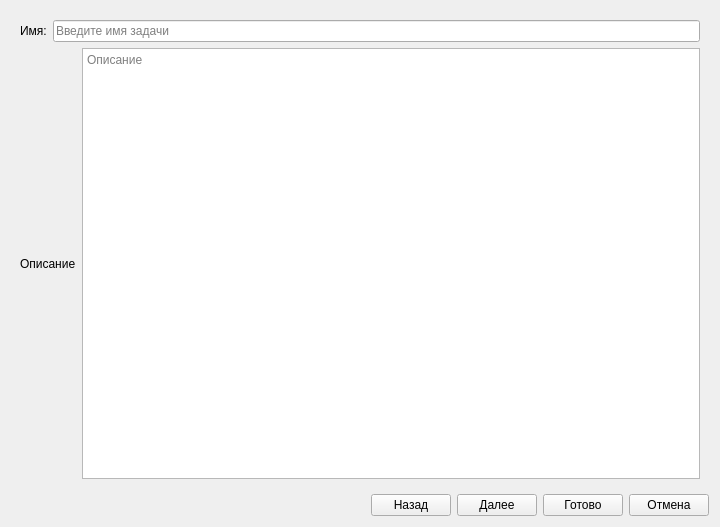
<?xml version="1.0" encoding="UTF-8"?>
<ui version="4.0">
 <class>pages</class>
 <widget class="QWidget" name="pages">
  <property name="geometry">
   <rect>
    <x>0</x>
    <y>0</y>
    <width>720</width>
    <height>527</height>
   </rect>
  </property>
  <property name="windowTitle">
   <string>Form</string>
  </property>
  <layout class="QGridLayout" name="gridLayout">
   <item row="0" column="0">
    <widget class="QStackedWidget" name="createPages">
     <property name="currentIndex">
      <number>0</number>
     </property>
     <widget class="QWidget" name="taskNamePage">
      <layout class="QGridLayout" name="gridLayout_2">
       <item row="0" column="0">
        <layout class="QVBoxLayout" name="verticalLayout">
         <item>
          <layout class="QHBoxLayout" name="horizontalLayout">
           <item>
            <widget class="QLabel" name="label">
             <property name="text">
              <string>Имя:</string>
             </property>
            </widget>
           </item>
           <item>
            <widget class="QLineEdit" name="nameLineEdit">
             <property name="maxLength">
              <number>30</number>
             </property>
             <property name="placeholderText">
              <string>Введите имя задачи</string>
             </property>
            </widget>
           </item>
          </layout>
         </item>
         <item>
          <layout class="QHBoxLayout" name="horizontalLayout_4">
           <item>
            <widget class="QLabel" name="label_4">
             <property name="text">
              <string>Описание</string>
             </property>
            </widget>
           </item>
           <item>
            <widget class="QTextEdit" name="taskDescriptionTextEdit">
             <property name="placeholderText">
              <string>Описание</string>
             </property>
            </widget>
           </item>
          </layout>
         </item>
        </layout>
       </item>
      </layout>
     </widget>
     <widget class="QWidget" name="triggerPage">
      <layout class="QGridLayout" name="gridLayout_4">
       <item row="0" column="0">
        <widget class="QGroupBox" name="groupBox">
         <property name="title">
          <string>Выберите частоту выполнения задачи</string>
         </property>
         <layout class="QGridLayout" name="gridLayout_3">
          <item row="2" column="0">
           <widget class="QRadioButton" name="weeklyRadioButton">
            <property name="text">
             <string>Еженедельно</string>
            </property>
           </widget>
          </item>
          <item row="0" column="0">
           <widget class="QRadioButton" name="onceRadioButton">
            <property name="text">
             <string>Единожды</string>
            </property>
            <property name="checked">
             <bool>true</bool>
            </property>
           </widget>
          </item>
          <item row="1" column="0">
           <widget class="QRadioButton" name="dailyRadioButton">
            <property name="text">
             <string>Ежедневно</string>
            </property>
           </widget>
          </item>
         </layout>
        </widget>
       </item>
      </layout>
     </widget>
     <widget class="QWidget" name="configTaskPage">
      <layout class="QGridLayout" name="gridLayout_5">
       <item row="2" column="0">
        <widget class="QFrame" name="weeklyFrame">
         <property name="frameShape">
          <enum>QFrame::StyledPanel</enum>
         </property>
         <property name="frameShadow">
          <enum>QFrame::Raised</enum>
         </property>
         <layout class="QGridLayout" name="gridLayout_11">
          <item row="0" column="0">
           <layout class="QVBoxLayout" name="weeklyLayout">
            <item>
             <layout class="QHBoxLayout" name="horizontalLayout_7">
              <item>
               <widget class="QLabel" name="label_8">
                <property name="text">
                 <string>Повторять каждую</string>
                </property>
               </widget>
              </item>
              <item>
               <widget class="QLineEdit" name="everyNthWeekLineEdit">
                <property name="maximumSize">
                 <size>
                  <width>40</width>
                  <height>16777215</height>
                 </size>
                </property>
                <property name="inputMask">
                 <string>00</string>
                </property>
                <property name="maxLength">
                 <number>2</number>
                </property>
               </widget>
              </item>
              <item>
               <widget class="QLabel" name="label_9">
                <property name="text">
                 <string>неделю в</string>
                </property>
               </widget>
              </item>
              <item>
               <spacer name="horizontalSpacer_2">
                <property name="orientation">
                 <enum>Qt::Horizontal</enum>
                </property>
                <property name="sizeHint" stdset="0">
                 <size>
                  <width>50</width>
                  <height>20</height>
                 </size>
                </property>
               </spacer>
              </item>
             </layout>
            </item>
            <item>
             <layout class="QHBoxLayout" name="horizontalLayout_8">
              <item>
               <widget class="QCheckBox" name="monCheckBox">
                <property name="text">
                 <string>Пн</string>
                </property>
               </widget>
              </item>
              <item>
               <widget class="QCheckBox" name="tueCheckBox">
                <property name="text">
                 <string>Вт</string>
                </property>
               </widget>
              </item>
              <item>
               <widget class="QCheckBox" name="wedCheckBox">
                <property name="text">
                 <string>Ср</string>
                </property>
               </widget>
              </item>
              <item>
               <widget class="QCheckBox" name="thuCheckBox">
                <property name="text">
                 <string>Чт</string>
                </property>
               </widget>
              </item>
              <item>
               <widget class="QCheckBox" name="friCheckBox">
                <property name="text">
                 <string>Пт</string>
                </property>
               </widget>
              </item>
              <item>
               <widget class="QCheckBox" name="satCheckBox">
                <property name="text">
                 <string>Сб</string>
                </property>
               </widget>
              </item>
              <item>
               <widget class="QCheckBox" name="sunCheckBox">
                <property name="text">
                 <string>Вс</string>
                </property>
               </widget>
              </item>
             </layout>
            </item>
           </layout>
          </item>
         </layout>
        </widget>
       </item>
       <item row="0" column="0">
        <widget class="QFrame" name="startDateFrame">
         <property name="frameShape">
          <enum>QFrame::StyledPanel</enum>
         </property>
         <property name="frameShadow">
          <enum>QFrame::Raised</enum>
         </property>
         <layout class="QGridLayout" name="gridLayout_12">
          <item row="0" column="0">
           <layout class="QHBoxLayout" name="startTimeLayoyt">
            <item>
             <widget class="QLabel" name="label_5">
              <property name="text">
               <string>Начать с </string>
              </property>
             </widget>
            </item>
            <item>
             <widget class="QDateTimeEdit" name="startTimeEdit"/>
            </item>
            <item>
             <spacer name="horizontalSpacer">
              <property name="orientation">
               <enum>Qt::Horizontal</enum>
              </property>
              <property name="sizeHint" stdset="0">
               <size>
                <width>40</width>
                <height>20</height>
               </size>
              </property>
             </spacer>
            </item>
           </layout>
          </item>
         </layout>
        </widget>
       </item>
       <item row="1" column="0">
        <widget class="QFrame" name="dailyFrame">
         <property name="frameShape">
          <enum>QFrame::StyledPanel</enum>
         </property>
         <property name="frameShadow">
          <enum>QFrame::Raised</enum>
         </property>
         <layout class="QGridLayout" name="gridLayout_10">
          <item row="0" column="0">
           <layout class="QHBoxLayout" name="dailyLayout">
            <item>
             <widget class="QLabel" name="label_6">
              <property name="text">
               <string>Повторять каждые</string>
              </property>
             </widget>
            </item>
            <item>
             <widget class="QLineEdit" name="everyNthDayLineEdit">
              <property name="maximumSize">
               <size>
                <width>40</width>
                <height>16777215</height>
               </size>
              </property>
              <property name="baseSize">
               <size>
                <width>0</width>
                <height>0</height>
               </size>
              </property>
              <property name="inputMask">
               <string>000</string>
              </property>
              <property name="maxLength">
               <number>3</number>
              </property>
             </widget>
            </item>
            <item>
             <widget class="QLabel" name="label_7">
              <property name="text">
               <string>дн.</string>
              </property>
             </widget>
            </item>
            <item>
             <spacer name="horizontalSpacer_3">
              <property name="orientation">
               <enum>Qt::Horizontal</enum>
              </property>
              <property name="sizeHint" stdset="0">
               <size>
                <width>40</width>
                <height>20</height>
               </size>
              </property>
             </spacer>
            </item>
           </layout>
          </item>
         </layout>
        </widget>
       </item>
      </layout>
     </widget>
     <widget class="QWidget" name="actionPage">
      <layout class="QGridLayout" name="gridLayout_6">
       <item row="3" column="0">
        <spacer name="verticalSpacer">
         <property name="orientation">
          <enum>Qt::Vertical</enum>
         </property>
         <property name="sizeHint" stdset="0">
          <size>
           <width>20</width>
           <height>40</height>
          </size>
         </property>
        </spacer>
       </item>
       <item row="0" column="0">
        <widget class="QLabel" name="label_10">
         <property name="text">
          <string>Программа или сценарий</string>
         </property>
        </widget>
       </item>
       <item row="1" column="0">
        <layout class="QHBoxLayout" name="horizontalLayout_5">
         <item>
          <widget class="QLineEdit" name="pathToActionLineEdit">
           <property name="maxLength">
            <number>256</number>
           </property>
           <property name="placeholderText">
            <string>Путь к исполняемому файлу</string>
           </property>
          </widget>
         </item>
         <item>
          <widget class="QPushButton" name="chooseFileButton">
           <property name="text">
            <string>Обзор...</string>
           </property>
          </widget>
         </item>
        </layout>
       </item>
       <item row="2" column="0">
        <widget class="QLineEdit" name="actionArgsLineEdit">
         <property name="maxLength">
          <number>500</number>
         </property>
        </widget>
       </item>
      </layout>
     </widget>
     <widget class="QWidget" name="finalPage">
      <layout class="QVBoxLayout" name="verticalLayout_2">
       <item>
        <layout class="QHBoxLayout" name="horizontalLayout_11">
         <item>
          <widget class="QLabel" name="label_11">
           <property name="text">
            <string>Имя</string>
           </property>
          </widget>
         </item>
         <item>
          <widget class="QLineEdit" name="finalNameLineEdit">
           <property name="readOnly">
            <bool>true</bool>
           </property>
          </widget>
         </item>
        </layout>
       </item>
       <item>
        <layout class="QHBoxLayout" name="horizontalLayout_10">
         <item>
          <widget class="QLabel" name="label_12">
           <property name="text">
            <string>Описание</string>
           </property>
          </widget>
         </item>
         <item>
          <widget class="QTextEdit" name="finalDescriptionLineEdit">
           <property name="readOnly">
            <bool>true</bool>
           </property>
          </widget>
         </item>
        </layout>
       </item>
       <item>
        <layout class="QHBoxLayout" name="horizontalLayout_9">
         <item>
          <widget class="QLabel" name="label_13">
           <property name="text">
            <string>Триггер</string>
           </property>
          </widget>
         </item>
         <item>
          <widget class="QLineEdit" name="finalTrigger">
           <property name="readOnly">
            <bool>true</bool>
           </property>
          </widget>
         </item>
        </layout>
       </item>
       <item>
        <layout class="QHBoxLayout" name="horizontalLayout_6">
         <item>
          <widget class="QLabel" name="label_14">
           <property name="text">
            <string>Действие</string>
           </property>
          </widget>
         </item>
         <item>
          <widget class="QLineEdit" name="finalActionLineEdit">
           <property name="readOnly">
            <bool>true</bool>
           </property>
          </widget>
         </item>
        </layout>
       </item>
      </layout>
     </widget>
    </widget>
   </item>
   <item row="1" column="0">
    <layout class="QHBoxLayout" name="horizontalLayout_2">
     <item>
      <spacer name="horizontalSpacer_4">
       <property name="orientation">
        <enum>Qt::Horizontal</enum>
       </property>
       <property name="sizeHint" stdset="0">
        <size>
         <width>40</width>
         <height>20</height>
        </size>
       </property>
      </spacer>
     </item>
     <item>
      <widget class="QPushButton" name="prevButton">
       <property name="text">
        <string>Назад</string>
       </property>
      </widget>
     </item>
     <item>
      <widget class="QPushButton" name="nextButton">
       <property name="text">
        <string>Далее</string>
       </property>
      </widget>
     </item>
     <item>
      <widget class="QPushButton" name="addTaskButton">
       <property name="text">
        <string>Готово</string>
       </property>
      </widget>
     </item>
     <item>
      <widget class="QPushButton" name="cancelButton">
       <property name="text">
        <string>Отмена</string>
       </property>
      </widget>
     </item>
    </layout>
   </item>
  </layout>
 </widget>
 <resources/>
 <connections/>
</ui>
